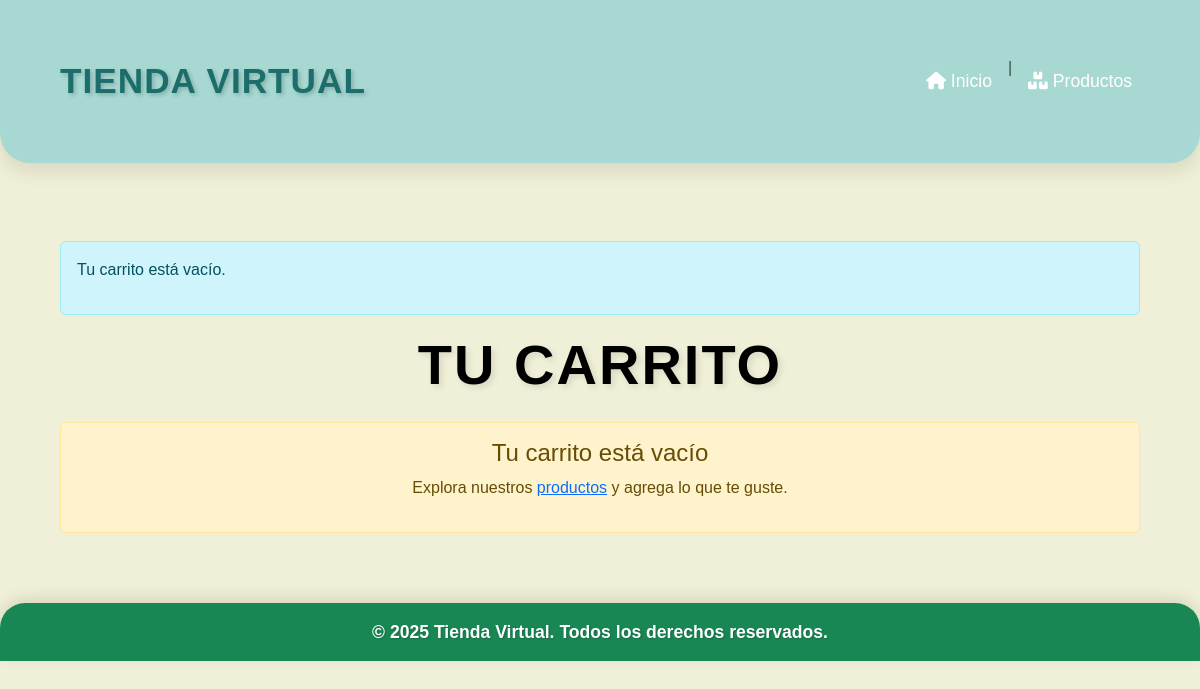
/carrito/ (signed in), run on an earlier commit of the app's database.
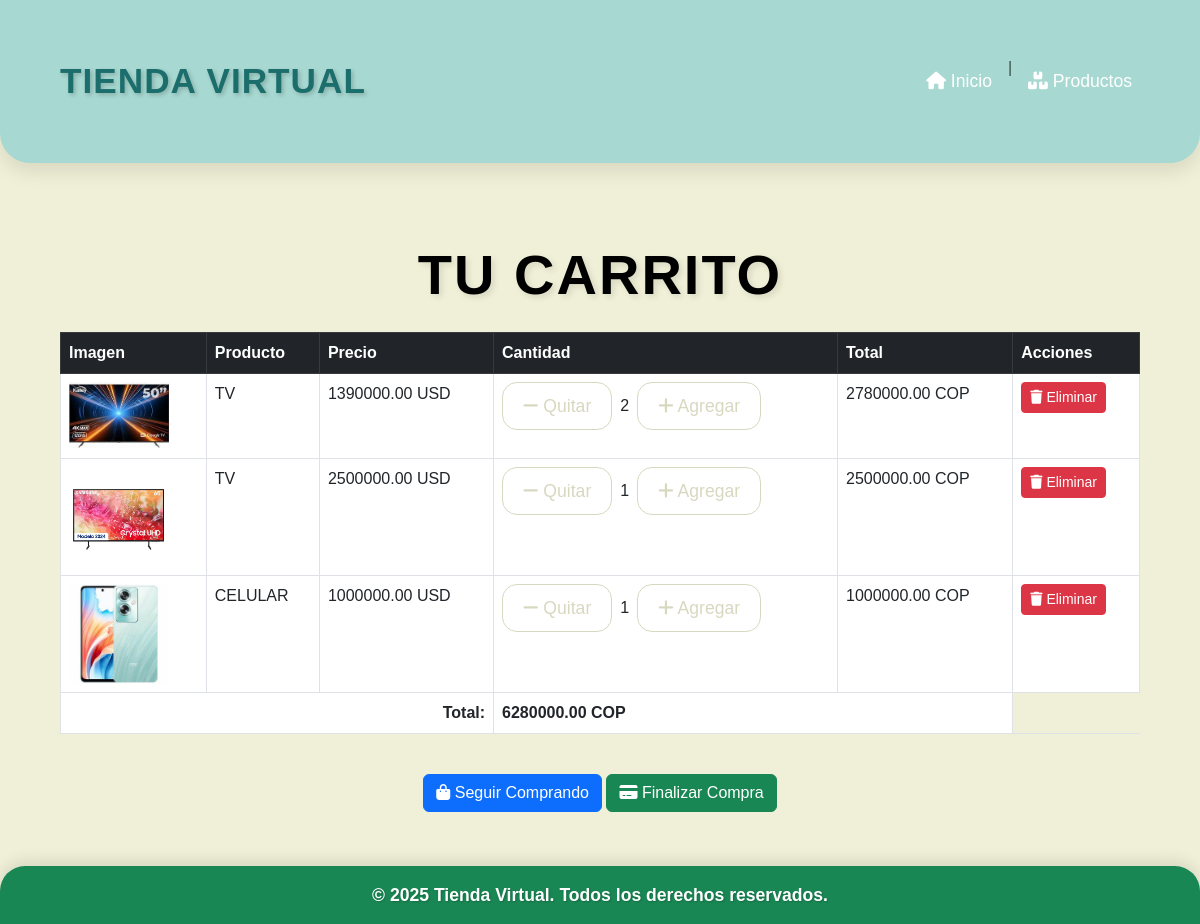
And on a later commit of the database.
### cuentas/models.py (models this page shows, shortened)
class CarritoItem(models.Model):
    usuario = models.ForeignKey(User, on_delete=models.CASCADE)
    producto = models.ForeignKey(Producto, on_delete=models.CASCADE)
    cantidad = models.PositiveIntegerField(default=1)
    def total_precio(self):
        return self.producto.precio * self.cantidad

class Producto(models.Model):
    nombre = models.CharField(max_length=200)
    descripcion = models.TextField()
    precio = models.DecimalField(max_digits=10, decimal_places=2)
    cantidad_stock = models.PositiveIntegerField()
    imagen = models.ImageField(upload_to='productos/')
    especificaciones = models.TextField()
    agotado = models.BooleanField(default=False)
    recomendado = models.BooleanField(default=False)
    usuario = models.ForeignKey(User, on_delete=models.CASCADE, null=True, blank=True)  # Usuario opcional

### cuentas/views.py (the view)
# urls.py: path('carrito/', views.carrito, name='carrito'),
@login_required
def carrito(request):
    if not request.user.is_authenticated:
        messages.error(request, "Debes iniciar sesión para ver tu carrito.")
        return redirect('inicio_sesion')
    carrito_items = CarritoItem.objects.filter(usuario=request.user)
    carrito_items_disponibles = [item for item in carrito_items if item.producto.cantidad_stock > 0]
    total = sum(item.total_precio() for item in carrito_items_disponibles)
    productos_agotados = [item for item in carrito_items if item.producto.cantidad_stock <= 0]
    if not carrito_items_disponibles:
        messages.info(request, "Tu carrito está vacío.")
    return render(request, 'cuentas/carrito.html', {
        'carrito_items': carrito_items_disponibles,
        'total': total,
        'productos_agotados': productos_agotados
    })

### cuentas/templates/cuentas/carrito.html (shortened to what this page needs)
<!DOCTYPE html>
<html lang="es">
<head>
    <link href="https://cdn.jsdelivr.net/npm/bootstrap@5.3.0-alpha1/dist/css/bootstrap.min.css" rel="stylesheet">
    <link rel="stylesheet" href="https://cdnjs.cloudflare.com/ajax/libs/font-awesome/6.0.0-beta3/css/all.min.css">
    {% load static %}
    <link rel="stylesheet" href="{% static 'cuentas/styles/carrito.css' %}">
</head>
<body>
     <nav class="navbar navbar-expand-lg navbar-light" style="background-color: #A7D8D1;">
        <div class="container">
            <a class="navbar-brand" href="#" style="color: #1C6E6C; text-shadow: 2px 2px 4px rgba(0, 0, 0, 0.2);">Tienda Virtual</a>
            <div class="collapse navbar-collapse" id="navbarNav">
                <ul class="navbar-nav ms-auto">
                    <li class="nav-item">
                        <a href="{% url 'home' %}" class="nav-link">
                            <i class="fas fa-home"></i> Inicio
                        </a>
                    </li>
                    <li class="nav-item"><span class="navbar-text mx-2">|</span></li>
                    <li class="nav-item">
                        <a href="{% url 'productos' %}" class="nav-link">
                            <i class="fas fa-boxes"></i> Productos
                        </a>
                    </li>
                </ul>
            </div>
        </div>
    </nav>
    <div class="container mt-5">
        {% if messages %}
        <div class="alert alert-info">
            {% for message in messages %}
                <p>{{ message }}</p>
            {% endfor %}
        </div>
        {% endif %}
        <h1 class="text-center mb-4">Tu Carrito</h1>
        {% if carrito_items %}
        <div class="table-responsive">
            <table class="table table-bordered">
                <thead class="table-dark">
                    <tr>
                        <th>Imagen</th>
                        <th>Producto</th>
                        <th>Precio</th>
                        <th>Cantidad</th>
                        <th>Total</th>
                        <th>Acciones</th>
                    </tr>
                </thead>
                <tbody>
                    {% for item in carrito_items %}
                    <tr>
                        <td>
                            <img src="{{ item.producto.imagen.url }}" alt="{{ item.producto.nombre }}" width="100">
                        </td>
                        <td>{{ item.producto.nombre }}</td>
                        <td>{{ item.producto.precio|floatformat:2 }} USD</td>
                        <td>
                            <div class="d-flex align-items-center">
                                {% if item.producto.cantidad_stock <= 0 %}
                                    <p class="text-danger">Agotado</p>
                                    <button class="btn btn-secondary btn-sm" disabled>Sin stock</button>
                                {% else %}
                                    <a href="{% url 'reducir_cantidad' item.id %}" class="btn btn-sm btn-outline-secondary me-2">
                                        <i class="fas fa-minus"></i> Quitar
                                    </a>
                                    {{ item.cantidad }}
                                    <a href="{% url 'agregar_al_carrito' item.producto.id %}" class="btn btn-sm btn-outline-secondary ms-2">
                                        <i class="fas fa-plus"></i> Agregar
                                    </a>
                                {% endif %}
                            </div>
                        </td>
                        <td>
                            {% if item.producto.cantidad_stock > 0 %}
                                {{ item.total_precio|floatformat:2 }} COP
                            {% else %}
                                <span class="text-muted">Producto agotado</span>
                            {% endif %}
                        </td>
                        <td>
                            <a href="{% url 'eliminar_del_carrito' item.id %}" class="btn btn-danger btn-sm">
                                <i class="fas fa-trash"></i> Eliminar
                            </a>
                        </td>
                    </tr>
                    {% endfor %}
                </tbody>
                <tfoot>
                    <tr>
                        <td colspan="3" class="text-end"><strong>Total:</strong></td>
                        <td colspan="2"><strong>{{ total|floatformat:2 }} COP</strong></td>
                    </tr>
                </tfoot>
            </table>
        </div>
        <div class="text-center mt-4">
            <a href="{% url 'productos' %}" class="btn btn-primary">
                <i class="fas fa-shopping-bag"></i> Seguir Comprando
            </a>
            {% if total > 0 %}
            <a href="{% url 'finalizar_compra' %}" class="btn btn-success">
                <i class="fas fa-credit-card"></i> Finalizar Compra
            </a>
            {% else %}
            <a href="#" class="btn btn-secondary" disabled>
                <i class="fas fa-credit-card"></i> Finalizar Compra
            </a>
            {% endif %}
        </div>
        {% else %}
        <div class="alert alert-warning text-center">
            <h4>Tu carrito está vacío</h4>
            <p>Explora nuestros <a href="{% url 'productos' %}">productos</a> y agrega lo que te guste.</p>
        </div>
        {% endif %}
    </div>
    <footer class="bg-success text-white text-center py-3 mt-4">
        <p class="mb-0" style="font-size: 1.1rem;">© 2025 Tienda Virtual. Todos los derechos reservados.</p>
    </footer>
</body>
</html>

### cuentas/static/cuentas/styles/carrito.css (style rules this page uses)
body { font-family: 'Poppins', sans-serif; background-color: #F0F0D8; color: #333; margin: 0; padding: 0; box-sizing: border-box; }
.navbar { background-color: #1693A5; padding: 20px 0; border-radius: 0 0 30px 30px; box-shadow: 0 8px 20px rgba(0, 0, 0, 0.1); z-index: 10; transition: background-color 0.3s ease; }
.navbar-brand { color: white; font-size: 2.2rem; font-weight: 700; text-transform: uppercase; letter-spacing: 1px; transition: color 0.3s ease; }
.navbar-nav .nav-link { color: white; font-size: 1.1rem; padding: 12px 25px; border-radius: 10px; transition: 0.3s ease-in-out; }
h1, h2 { font-weight: 700; text-align: center; text-transform: uppercase; letter-spacing: 2px; margin-bottom: 20px; text-shadow: 1px 1px 2px rgba(0, 0, 0, 0.2); }
h1 { font-size: 3.5rem; color: #000000; animation: fadeInUp 1s ease-out; }
footer { background-color: #1693A5; color: white; padding: 30px 0; text-align: center; border-radius: 25px 25px 0 0; box-shadow: 0 -5px 15px rgba(0, 0, 0, 0.1); }
footer p { font-size: 1.2rem; font-weight: 600; text-shadow: 1px 1px 2px rgba(0, 0, 0, 0.2); }
.btn-outline-secondary { border-color: #D8D8C0; color: #D8D8C0; font-size: 1.1rem; padding: 10px 20px; border-radius: 15px; transition: background-color 0.3s ease, color 0.3s ease; }
.container { padding: 30px; }
.text-center { text-align: center; }
h1, h2 { text-shadow: 3px 3px 6px rgba(0, 0, 0, 0.1); }

What changed in the data, as far as the page shows it:
added CarritoItem: producto.imagen (picture), producto.nombre "TV", producto.precio "1390000.00", cantidad "2", total_precio "2780000.00"
added CarritoItem: producto.imagen (picture), producto.nombre "TV", producto.precio "2500000.00", cantidad "1", total_precio "2500000.00"
added CarritoItem: producto.imagen (picture), producto.nombre "CELULAR", producto.precio "1000000.00", cantidad "1", total_precio "1000000.00"
Also different on the page:
{{ total|floatformat:2 }}: (not shown) → "6280000.00"
text no longer shown: "Tu carrito está vacío Explora nuestros productos y agrega lo que te guste."
text now shown: "Imagen Producto Precio Cantidad Total Acciones Total: COP Seguir Comprando Finalizar Compra"
list line gone: "Tu carrito está vacío."
